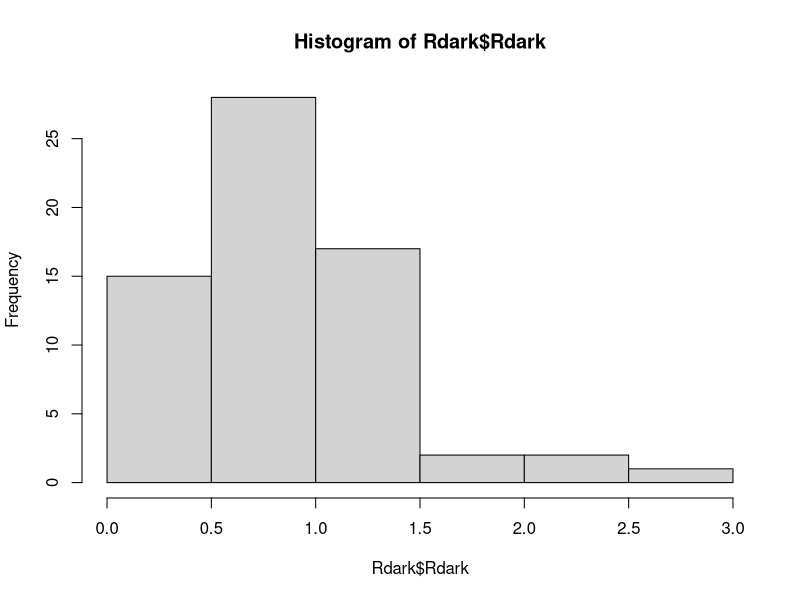
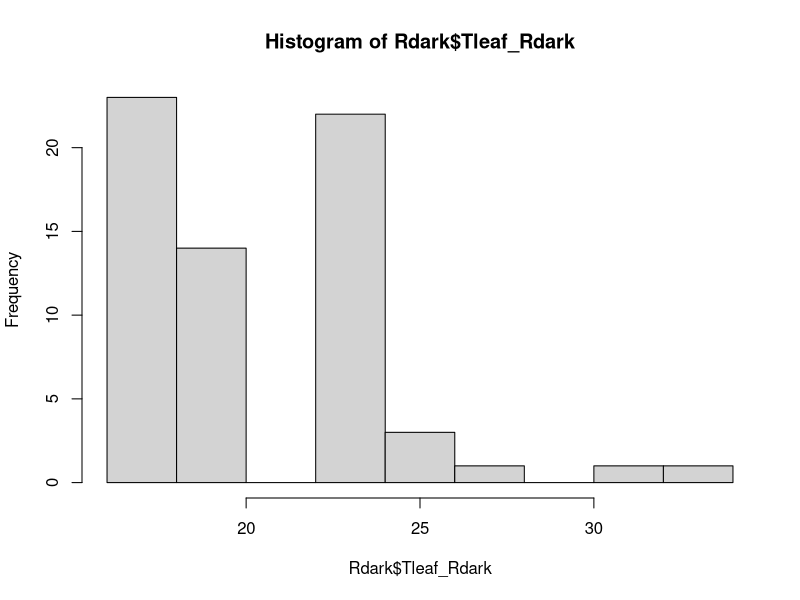

The R source for these figures, in order:
## This code is used to import and transform dark respiration data. This is an optional step of the process.
## It is used to import Rdark data and transform it in a standard format

# Load the 'here' package to easily reference files and folders path, which is robust and independent on your platform (Linux, Windows..)
library(here)

# Find the path of the top relative directory
path=here()

# Set the working directory to the 'Kyaw_et_al_2024' folder where the data is located
setwd(file.path(path,'/Datasets/Kyaw_et_al_2024'))

# Importing the author's Rdark data
Rdark=read.csv("Leaf respiration.csv")

# Checking data quality
hist(Rdark$Rdark) # No negative values
hist(Rdark$Tleaf_Rdark)


# Saving Rdark data
save(Rdark,file="Rdark_data.Rdata")
